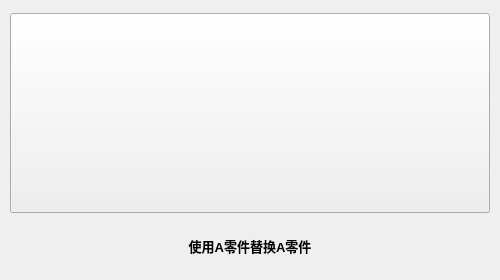
<?xml version="1.0" encoding="UTF-8"?>
<ui version="4.0">
 <class>ShowReplacePart</class>
 <widget class="QWidget" name="ShowReplacePart">
  <property name="geometry">
   <rect>
    <x>0</x>
    <y>0</y>
    <width>500</width>
    <height>280</height>
   </rect>
  </property>
  <property name="sizePolicy">
   <sizepolicy hsizetype="Fixed" vsizetype="Fixed">
    <horstretch>0</horstretch>
    <verstretch>0</verstretch>
   </sizepolicy>
  </property>
  <property name="minimumSize">
   <size>
    <width>500</width>
    <height>280</height>
   </size>
  </property>
  <property name="maximumSize">
   <size>
    <width>500</width>
    <height>280</height>
   </size>
  </property>
  <property name="windowTitle">
   <string>零件替换</string>
  </property>
  <layout class="QVBoxLayout" name="verticalLayout">
   <property name="spacing">
    <number>0</number>
   </property>
   <property name="leftMargin">
    <number>10</number>
   </property>
   <property name="topMargin">
    <number>0</number>
   </property>
   <property name="rightMargin">
    <number>0</number>
   </property>
   <property name="bottomMargin">
    <number>0</number>
   </property>
   <item>
    <widget class="QPushButton" name="previewBtn">
     <property name="sizePolicy">
      <sizepolicy hsizetype="Fixed" vsizetype="Fixed">
       <horstretch>0</horstretch>
       <verstretch>0</verstretch>
      </sizepolicy>
     </property>
     <property name="minimumSize">
      <size>
       <width>480</width>
       <height>200</height>
      </size>
     </property>
     <property name="maximumSize">
      <size>
       <width>480</width>
       <height>200</height>
      </size>
     </property>
     <property name="text">
      <string/>
     </property>
     <property name="iconSize">
      <size>
       <width>480</width>
       <height>200</height>
      </size>
     </property>
    </widget>
   </item>
   <item>
    <widget class="QLabel" name="textLabel">
     <property name="sizePolicy">
      <sizepolicy hsizetype="Fixed" vsizetype="Fixed">
       <horstretch>0</horstretch>
       <verstretch>0</verstretch>
      </sizepolicy>
     </property>
     <property name="minimumSize">
      <size>
       <width>480</width>
       <height>40</height>
      </size>
     </property>
     <property name="maximumSize">
      <size>
       <width>480</width>
       <height>40</height>
      </size>
     </property>
     <property name="font">
      <font>
       <pointsize>10</pointsize>
       <weight>75</weight>
       <bold>true</bold>
      </font>
     </property>
     <property name="text">
      <string>使用A零件替换A零件</string>
     </property>
     <property name="alignment">
      <set>Qt::AlignCenter</set>
     </property>
    </widget>
   </item>
  </layout>
 </widget>
 <resources/>
 <connections/>
</ui>
